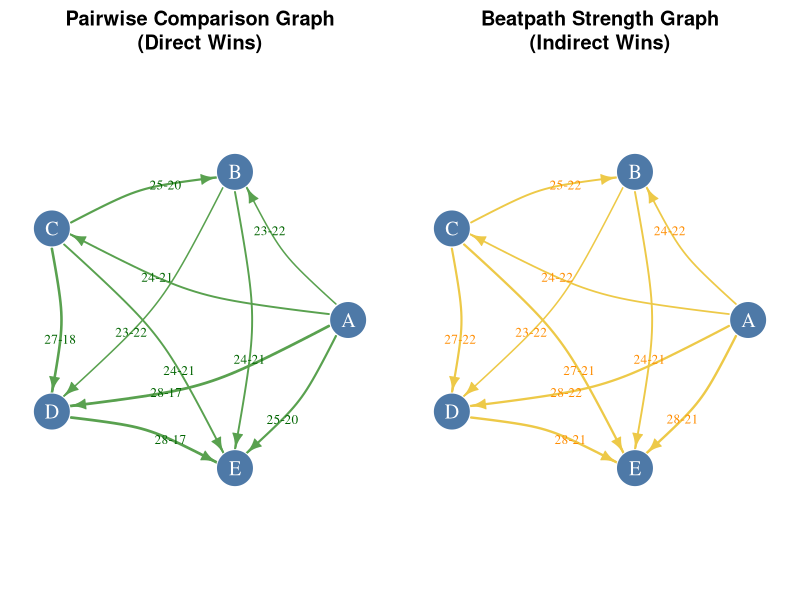
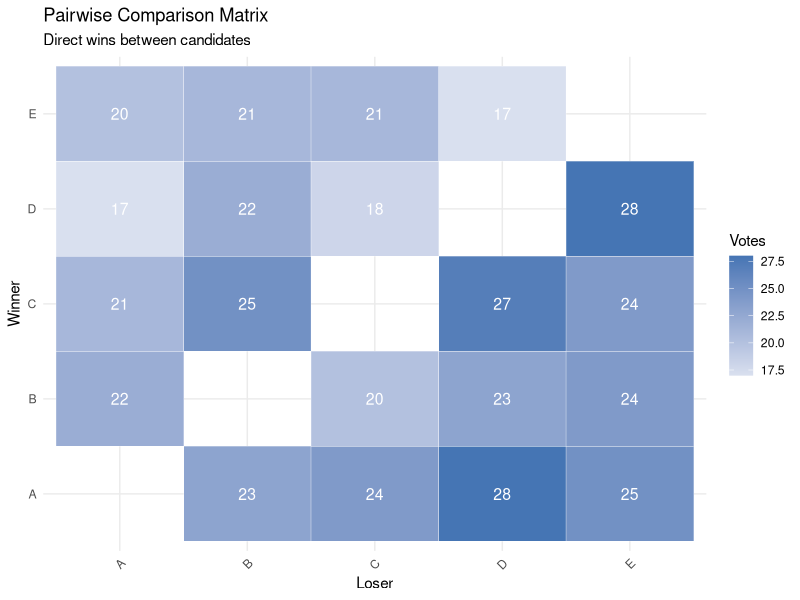
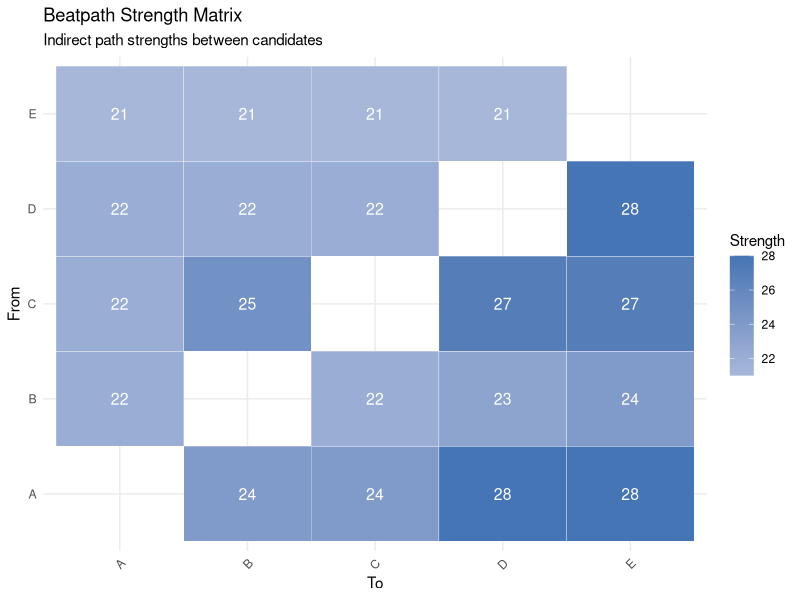
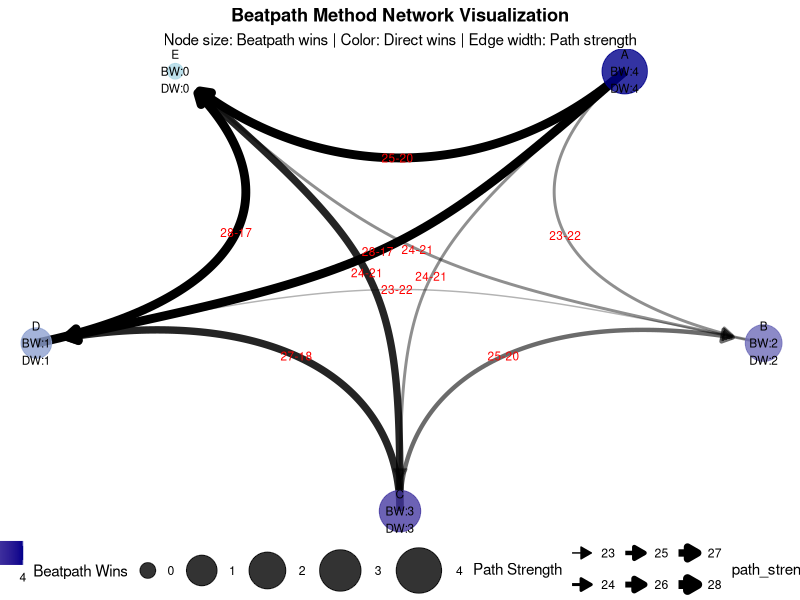

Generate these figures, in order, with R:
library(igraph)
library(ggplot2)
library(ggraph)

# 1. Функция для создания случайных предпочтений избирателей
generate_preferences <- function(num_voters, candidates) {
  preferences <- list()
  for (i in 1:num_voters) {
    # Случайная перестановка кандидатов
    preferences[[i]] <- sample(candidates)
  }
  return(preferences)
}

# 2. Функция для построения матрицы побед (pairwise comparison matrix)
build_pairwise_matrix <- function(preferences, candidates) {
  n <- length(candidates)
  pairwise_matrix <- matrix(0, nrow = n, ncol = n)
  rownames(pairwise_matrix) <- candidates
  colnames(pairwise_matrix) <- candidates
  
  # Для каждого избирателя
  for (pref in preferences) {
    # Для каждой пары кандидатов
    for (i in 1:(length(pref)-1)) {
      for (j in (i+1):length(pref)) {
        winner <- pref[i]
        loser <- pref[j]
        pairwise_matrix[winner, loser] <- pairwise_matrix[winner, loser] + 1
      }
    }
  }
  
  return(pairwise_matrix)
}

# 3. Функция для вычисления силы пути (path strength)
compute_path_strength <- function(pairwise_matrix, candidates) {
  n <- length(candidates)
  strength_matrix <- matrix(0, nrow = n, ncol = n)
  rownames(strength_matrix) <- candidates
  colnames(strength_matrix) <- candidates
  
  # Инициализация: сила пути от i к j - это количество голосов, где i побеждает j
  for (i in 1:n) {
    for (j in 1:n) {
      if (i != j) {
        strength_matrix[i, j] <- pairwise_matrix[i, j]
      }
    }
  }
  
  # Алгоритм Флойда-Уоршелла для нахождения самых сильных путей
  for (k in 1:n) {
    for (i in 1:n) {
      if (i != k) {
        for (j in 1:n) {
          if (i != j && j != k) {
            strength_matrix[i, j] <- max(
              strength_matrix[i, j],
              min(strength_matrix[i, k], strength_matrix[k, j])
            )
          }
        }
      }
    }
  }
  
  return(strength_matrix)
}

# 4. Функция для определения победителя по методу beatpath
find_beatpath_winner <- function(strength_matrix, candidates) {
  n <- length(candidates)
  wins <- rep(0, n)
  names(wins) <- candidates
  
  # Кандидат A побеждает кандидата B, если сила пути от A к B больше, чем от B к A
  for (i in 1:(n-1)) {
    for (j in (i+1):n) {
      cand_i <- candidates[i]
      cand_j <- candidates[j]
      
      if (strength_matrix[cand_i, cand_j] > strength_matrix[cand_j, cand_i]) {
        wins[cand_i] <- wins[cand_i] + 1
      } else if (strength_matrix[cand_j, cand_i] > strength_matrix[cand_i, cand_j]) {
        wins[cand_j] <- wins[cand_j] + 1
      }
      # В случае равенства - ничья, никто не получает очков
    }
  }
  
  # Победитель - кандидат с наибольшим количеством побед в попарных сравнениях
  max_wins <- max(wins)
  winners <- names(wins[wins == max_wins])
  
  return(list(winner = winners, scores = wins))
}

# 5. Функция для визуализации матрицы сил
plot_strength_matrix <- function(strength_matrix, pairwise_matrix) {
  # Создаем data frame для тепловой карты
  matrix_df <- expand.grid(
    from = rownames(strength_matrix),
    to = colnames(strength_matrix)
  )
  
  matrix_df$direct <- sapply(1:nrow(matrix_df), function(i) {
    pairwise_matrix[matrix_df$from[i], matrix_df$to[i]]
  })
  
  matrix_df$strength <- sapply(1:nrow(matrix_df), function(i) {
    strength_matrix[matrix_df$from[i], matrix_df$to[i]]
  })
  
  matrix_df$net_strength <- matrix_df$strength - 
    sapply(1:nrow(matrix_df), function(i) {
      strength_matrix[matrix_df$to[i], matrix_df$from[i]]
    })
  
  # Тепловая карта прямых сравнений
  p1 <- ggplot(matrix_df[matrix_df$from != matrix_df$to, ], 
               aes(x = to, y = from, fill = direct)) +
    geom_tile(color = "white") +
    geom_text(aes(label = direct), color = "white", size = 4) +
    scale_fill_gradient2(low = "#D73027", mid = "white", high = "#4575B4", 
                         midpoint = max(matrix_df$direct)/2) +
    labs(title = "Pairwise Comparison Matrix",
         subtitle = "Direct wins between candidates",
         x = "Loser", y = "Winner", fill = "Votes") +
    theme_minimal() +
    theme(axis.text.x = element_text(angle = 45, hjust = 1))
  
  # Тепловая карта сил путей
  p2 <- ggplot(matrix_df[matrix_df$from != matrix_df$to, ], 
               aes(x = to, y = from, fill = strength)) +
    geom_tile(color = "white") +
    geom_text(aes(label = strength), color = "white", size = 4) +
    scale_fill_gradient2(low = "#D73027", mid = "white", high = "#4575B4",
                         midpoint = max(matrix_df$strength)/2) +
    labs(title = "Beatpath Strength Matrix",
         subtitle = "Indirect path strengths between candidates",
         x = "To", y = "From", fill = "Strength") +
    theme_minimal() +
    theme(axis.text.x = element_text(angle = 45, hjust = 1))
  
  print(p1)
  print(p2)
}

# 6. Продвинутая визуализация сети
plot_advanced_network <- function(strength_graph, pairwise_matrix, strength_matrix, candidates) {
  
  # Создаем data frame для узлов с дополнительной информацией
  nodes_df <- data.frame(
    name = candidates,
    direct_wins = sapply(candidates, function(cand) {
      sum(pairwise_matrix[cand, ] > pairwise_matrix[, cand])
    }),
    beatpath_wins = sapply(candidates, function(cand) {
      sum(sapply(candidates, function(other) {
        if (cand != other) {
          as.numeric(strength_matrix[cand, other] > strength_matrix[other, cand])
        } else 0
      }))
    }),
    total_votes = rowSums(pairwise_matrix)
  )
  
  # Создаем data frame для рёбер
  edges_df <- data.frame()
  for (i in 1:length(candidates)) {
    for (j in 1:length(candidates)) {
      if (i != j && strength_matrix[i, j] > strength_matrix[j, i]) {
        edges_df <- rbind(edges_df, data.frame(
          from = candidates[i],
          to = candidates[j],
          direct_margin = pairwise_matrix[i, j] - pairwise_matrix[j, i],
          path_strength = strength_matrix[i, j],
          label = paste0(pairwise_matrix[i, j], "-", pairwise_matrix[j, i])
        ))
      }
    }
  }
  
  # Создаем граф для ggraph
  g <- graph_from_data_frame(edges_df, vertices = nodes_df, directed = TRUE)
  
  # Визуализация с ggraph
  p <- ggraph(g, layout = 'linear', circular = TRUE) +
    geom_edge_arc(aes(edge_width = path_strength, 
                      edge_alpha = path_strength,
                      label = label),
                  arrow = arrow(length = unit(3, 'mm'), type = "closed"),
                  strength = 0.2,
                  check_overlap = TRUE,
                  label_colour = 'red',
                  label_size = 3,
                  end_cap = circle(8, 'mm')) +
    geom_node_point(aes(size = beatpath_wins, color = direct_wins), alpha = 0.8) +
    geom_node_text(aes(label = paste0(name, "\n", "BW:", beatpath_wins, "\n", "DW:", direct_wins)), 
                   repel = FALSE, size = 3) +
    scale_edge_width_continuous(range = c(0.5, 3)) +
    scale_edge_alpha_continuous(range = c(0.3, 1)) +
    scale_size_continuous(range = c(5, 15)) +
    scale_color_gradient(low = "lightblue", high = "darkblue") +
    labs(title = "Beatpath Method Network Visualization",
         subtitle = "Node size: Beatpath wins | Color: Direct wins | Edge width: Path strength",
         edge_width = "Path Strength",
         size = "Beatpath Wins",
         color = "Direct Wins") +
    theme_void() +
    theme(legend.position = "bottom",
          plot.title = element_text(hjust = 0.5, face = "bold"),
          plot.subtitle = element_text(hjust = 0.5))
  
  print(p)
  
  # Выводим таблицу с метриками
  cat("\nCandidate Metrics Summary:\n")
  cat("==========================\n")
  print(nodes_df[, c("name", "direct_wins", "beatpath_wins", "total_votes")])
}

# 7. Основная функция визуализации
visualize_beatpath <- function(results, candidates = c("A", "B", "C", "D", "E")) {
  
  pairwise_matrix <- results$pairwise_matrix
  strength_matrix <- results$strength_matrix
  
  # Создание графа для визуализации
  create_beatpath_graph <- function(matrix, matrix_type = "direct") {
    g <- graph.empty(n = length(candidates), directed = TRUE)
    V(g)$name <- candidates
    V(g)$label <- candidates
    V(g)$size <- 25
    V(g)$color <- "#4E79A7"
    V(g)$label.color <- "white"
    V(g)$label.cex <- 1.2
    
    # Добавление рёбер с весами
    edge_list <- c()
    edge_weights <- c()
    edge_labels <- c()
    
    for (i in 1:length(candidates)) {
      for (j in 1:length(candidates)) {
        if (i != j && matrix[i, j] > matrix[j, i]) {
          edge_list <- c(edge_list, candidates[i], candidates[j])
          edge_weights <- c(edge_weights, matrix[i, j] - matrix[j, i])
          edge_labels <- c(edge_labels, paste0(matrix[i, j], "-", matrix[j, i]))
        }
      }
    }
    
    if (length(edge_list) > 0) {
      g <- add_edges(g, edge_list, 
                     weight = edge_weights,
                     label = edge_labels,
                     color = if(matrix_type == "direct") "#59A14F" else "#EDC948",
                     width = sqrt(edge_weights)/2 + 1)
    }
    
    return(g)
  }
  
  # Создаем два графа: для прямых сравнений и для силы путей
  direct_graph <- create_beatpath_graph(pairwise_matrix, "direct")
  strength_graph <- create_beatpath_graph(strength_matrix, "strength")
  
  # Визуализация 1: Граф прямых сравнений
  par(mfrow = c(1, 2), mar = c(1, 1, 3, 1))
  
  # Граф прямых побед
  plot(direct_graph, 
       main = "Pairwise Comparison Graph\n(Direct Wins)",
       layout = layout.circle,
       vertex.frame.color = "white",
       edge.arrow.size = 0.8,
       edge.curved = 0.2,
       edge.label = E(direct_graph)$label,
       edge.label.color = "darkgreen",
       edge.label.cex = 0.8)
  
  # Граф силы путей (beatpath)
  plot(strength_graph, 
       main = "Beatpath Strength Graph\n(Indirect Wins)",
       layout = layout.circle,
       vertex.frame.color = "white",
       edge.arrow.size = 0.8,
       edge.curved = 0.2,
       edge.label = E(strength_graph)$label,
       edge.label.color = "darkorange",
       edge.label.cex = 0.8)
  
  par(mfrow = c(1, 1))
  
  # Дополнительная визуализация: матрица сил путей
  plot_strength_matrix(strength_matrix, pairwise_matrix)
  
  # Визуализация с использованием ggraph (более современный подход)
  plot_advanced_network(strength_graph, pairwise_matrix, strength_matrix, candidates)
}

# 8. Анализ критических путей
analyze_critical_paths <- function(strength_matrix, pairwise_matrix, candidates) {
  cat("Critical Path Analysis:\n")
  for (i in 1:length(candidates)) {
    for (j in 1:length(candidates)) {
      if (i != j && strength_matrix[i, j] > pairwise_matrix[i, j]) {
        cat(sprintf("%s → %s: Direct: %d, Beatpath: %d (Improvement: +%d)\n",
                    candidates[i], candidates[j],
                    pairwise_matrix[i, j], strength_matrix[i, j],
                    strength_matrix[i, j] - pairwise_matrix[i, j]))
      }
    }
  }
}

# 9. ГЛАВНАЯ ФУНКЦИЯ - объединяет все компоненты
beatpath_method_complete <- function(num_voters = 45, candidates = c("A", "B", "C", "D", "E")) {
  cat("Beatpath Method (Schulze Method) Implementation\n")
  cat("=============================================\n")
  cat("Number of voters:", num_voters, "\n")
  cat("Candidates:", paste(candidates, collapse = ", "), "\n\n")
  
  # Генерация случайных предпочтений
  set.seed(123) # для воспроизводимости
  preferences <- generate_preferences(num_voters, candidates)
  
  cat("First 5 voters' preferences:\n")
  for (i in 1:min(5, length(preferences))) {
    cat("Voter", i, ":", paste(preferences[[i]], collapse = " > "), "\n")
  }
  cat("\n")
  
  # Построение матрицы попарных сравнений
  pairwise_matrix <- build_pairwise_matrix(preferences, candidates)
  
  cat("Pairwise Comparison Matrix:\n")
  print(pairwise_matrix)
  cat("\n")
  
  # Вычисление силы путей
  strength_matrix <- compute_path_strength(pairwise_matrix, candidates)
  
  cat("Path Strength Matrix:\n")
  print(strength_matrix)
  cat("\n")
  
  # Определение победителя
  result <- find_beatpath_winner(strength_matrix, candidates)
  
  cat("Results:\n")
  for (cand in candidates) {
    cat(cand, ":", result$scores[cand], "wins\n")
  }
  cat("\n")
  
  if (length(result$winner) == 1) {
    cat("Winner:", result$winner, "\n")
  } else {
    cat("Tie between:", paste(result$winner, collapse = ", "), "\n")
  }
  
  # Создаем объект с результатами
  results <- list(
    preferences = preferences,
    pairwise_matrix = pairwise_matrix,
    strength_matrix = strength_matrix,
    result = result
  )
  
  # Визуализация
  cat("\nGenerating visualizations...\n")
  visualize_beatpath(results, candidates)
  
  # Дополнительный анализ
  cat("\nDetailed Analysis:\n")
  cat("==================\n")
  
  # Покажем несколько сравнений между кандидатами
  for (i in 1:(length(candidates)-1)) {
    for (j in (i+1):length(candidates)) {
      cand1 <- candidates[i]
      cand2 <- candidates[j]
      cat(cand1, "vs", cand2, ":")
      cat(" Direct:", results$pairwise_matrix[cand1, cand2], "-", 
          results$pairwise_matrix[cand2, cand1])
      cat(" | Path strength:", results$strength_matrix[cand1, cand2], "-", 
          results$strength_matrix[cand2, cand1])
      
      if (results$strength_matrix[cand1, cand2] > results$strength_matrix[cand2, cand1]) {
        cat(" →", cand1, "wins\n")
      } else if (results$strength_matrix[cand2, cand1] > results$strength_matrix[cand1, cand2]) {
        cat(" →", cand2, "wins\n")
      } else {
        cat(" → Tie\n")
      }
    }
  }
  
  # Анализ критических путей
  cat("\n")
  analyze_critical_paths(strength_matrix, pairwise_matrix, candidates)
  
  return(results)
}

# 10. ЗАПУСК ПРОГРАММЫ
cat("Starting Beatpath Method Analysis...\n")
results <- beatpath_method_complete()

cat("\nAnalysis complete! Check the plots for visualizations.\n")
